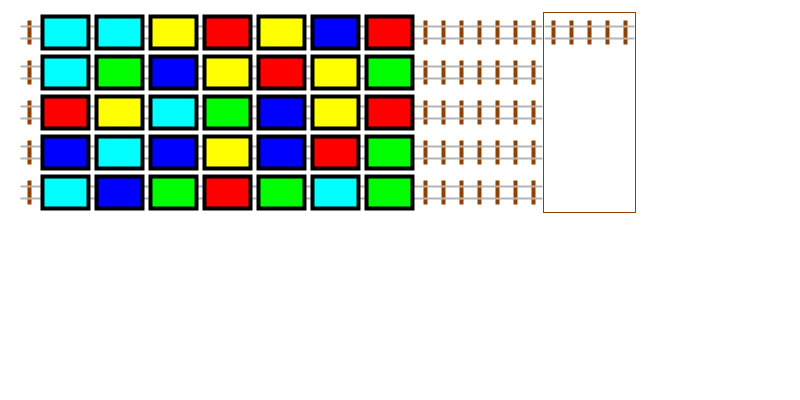
Frame 1 (no input)
Frame 60 (the mouse pressed at the canvas centre just before this capture): identical to frame 1, image omitted
Frame 120 (the mouse held since frame 60 and released just before this capture): identical to frame 1, image omitted

The Processing sketch that drew this single still picture (run headless with seeded random() and noise(); from frame 60 on, the mouse is pressed at the canvas centre):

// Processing sketch: processing_141912
// ── processing_141912.pde

//-----------------------------
//  alter these only!
//-----------------------------
int tracks = 5;    //  max 15
int wagons = 7;    //  max 15
//-----------------------------
//  don't change anything else
//-----------------------------
int trackholds;
int tracklen;
int trackgap = 40;
int trackwide = 12;

int wagonwide = 32;
int wagonlong = 46;
int wagonspace = 8;
int wagongap = wagonlong + wagonspace;
int wagonstart = 22;

int travtrack = 0;
int travcont  = 0;
int travlen   = wagonlong + 2*wagonstart;

int[][] sidings;
color[] cc;
int[] ontrack;

int cornerx = 20;
int cornery = 32;

void setup(){
  size(800,400);
  cc = new color[17];
  cc[0]  = #000000;
  cc[1]  = #ff0000;
  cc[2]  = #00ff00;  
  cc[3]  = #0000ff;
  cc[4]  = #ffff00;
  cc[5]  = #00ffff;
  cc[6]  = #ff00ff;
  cc[7]  = #ff6600;
  cc[8]  = #996600;
  cc[9]  = #009900;
  cc[10] = #9966ff;
  cc[11] = #99ffff;
  cc[12] = #ff99ff;
  cc[13] = #ffcc00;
  cc[14] = #333333;
  cc[15] = #999999;
  cc[16] = #ffffff;
  //  create random wagons on tracks
  int big = tracks*wagons;
  int[] dump = new int[big];
  trackholds = ceil(float(big)/(tracks-1));
  tracklen = trackholds*wagongap + 2*wagonstart - wagonspace;
  sidings = new int[tracks][trackholds];
  ontrack = new int[tracks];
  
  for (int i=0;i<big;i++){
    dump[i] = i%tracks + 1;
  }
  for (int i=0;i<10000;i++){
    int a = int(random(big));
    int b = int(random(big));
    int c= dump[a];
    dump[a] = dump[b];
    dump[b] = c;
  }
//  println("tracklen = "+tracklen);
  for (int t=0;t<tracks;t++){
    for (int w=0;w<trackholds;w++){
      sidings[t][w] = 0;
    }
    for (int w=0;w<wagons;w++){
      sidings[t][w] = dump[t*wagons + w];
    }
    ontrack[t] = wagons;
//    println("siding #"+t);
//    println(sidings[t]);
  }
//  sidings[3][4] = 0;
//  sidings[1][7] = 3;
//  sidings[1][8] = 4;
//  frame.setResizable(true);
 }

void draw(){
  background(255);
  
  //  tracks on sidings
  pushMatrix();
  translate(cornerx,cornery);
  for (int t=0;t<tracks;t++){
    doTrack(tracklen, trackwide);
    translate(0,trackgap);
  }
  popMatrix();

  //  wagons on sidings
  pushMatrix();
  translate(cornerx,cornery);
  for (int t=0;t<tracks;t++){
    for (int w=0;w<trackholds;w++){
      doWagon(sidings[t][w], t, w);
    }
  }
  popMatrix();

  //  traverser frame
  pushMatrix();
  translate(cornerx+tracklen +1,cornery-wagonwide/2-4);
  strokeWeight(1);
  stroke(144,64,0);
  noFill();
  rect(0, 0, travlen+2, tracks*trackgap);
  popMatrix();

  //  traverser track and wagon
  pushMatrix();
  translate(cornerx+tracklen +2,cornery+travtrack*trackgap);
  doTrack(travlen, trackwide);
  translate(wagonstart,0);
  doTravWagon(travcont);
  popMatrix();
}

void keyPressed(){
  if (keyCode==DOWN){
    if (travtrack<(tracks-1)){
      travtrack += 1;
    }
  }
  if (keyCode==UP){
    if (travtrack>0){
      travtrack -= 1;
    }
  }
  if (keyCode==LEFT){
    if (travcont > 0){
      int num = ontrack[travtrack];
      if (num < trackholds){
        sidings[travtrack][num] = travcont;
        travcont = 0;
        ontrack[travtrack] = ++num;
      }
    }
  }
  if (keyCode==RIGHT){
    if (travcont == 0){
      int num = ontrack[travtrack];
      if (num > 0){
        num--;
        travcont = sidings[travtrack][num];
        sidings[travtrack][num] = 0;
        ontrack[travtrack] = num;
      }
    }
  }
}

//------------------------------------------------------------
void doTrack(int l, int w){
  strokeCap(SQUARE);
  strokeWeight(4);
  stroke(144,64,0);
  int p = w/2 +6;
  int k = 9;
  while (k<l){
    line(k,-p,k,p);
    k += 18;
  }
  p -= 6;
  strokeWeight(2);
  stroke(180,180,180);
  line(0,-p,l,-p);
  line(0, p,l, p);
}

void doWagon(int colourno, int trackno, int posn){
  if (colourno>0){
    strokeJoin(MITER);
    strokeWeight(4);
    stroke(0);
    fill(cc[colourno]);
    int x = wagonstart+wagongap*posn;
    int y = trackgap*trackno;
    rect(x, y-wagonwide/2, wagonlong, wagonwide);
  }
}
  
void doTravWagon(int colourno){
  if (colourno>0){
    strokeJoin(MITER);
    strokeWeight(4);
    stroke(0);
    fill(cc[colourno]);
    rect(0, -wagonwide/2, wagonlong, wagonwide);
  }
}
  
